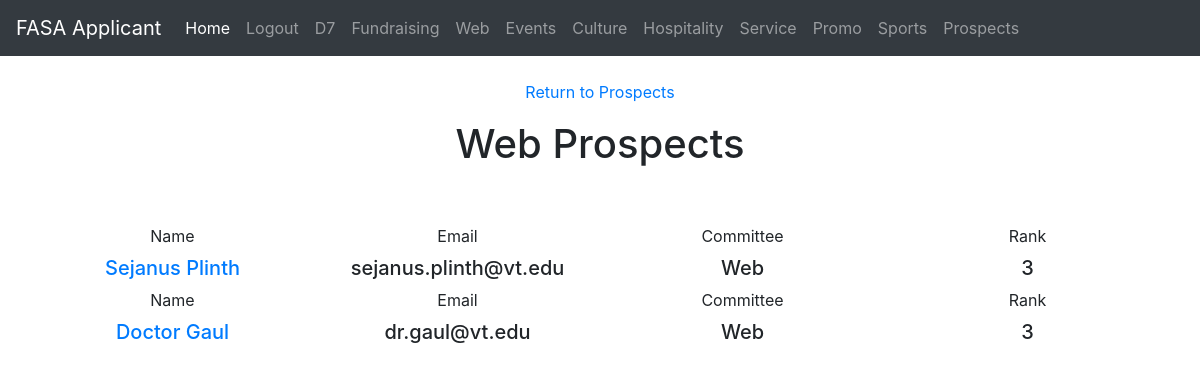
Page /web (signed in) on the committed database.
### run.py (models this page shows, shortened)
class CommitteeData(committee_db.Model):
    id = committee_db.Column(committee_db.Integer, primary_key = True)
    email = committee_db.Column(committee_db.String(100), nullable = False, unique = True)
    first_choice = committee_db.Column(committee_db.String(100))
    second_choice = committee_db.Column(committee_db.String(100))
    third_choice = committee_db.Column(committee_db.String(100))

class MainData(main_db.Model):
    id = main_db.Column(main_db.Integer, primary_key = True)
    first_name = main_db.Column(main_db.String(30), unique = False, nullable = False)
    last_name = main_db.Column(main_db.String(30), unique = False, nullable = False)
    username = main_db.Column(main_db.String(30), unique = False, nullable = False)
    email = main_db.Column(main_db.String(120), unique = True, nullable = False)
    address = main_db.Column(main_db.String(200), unique = False, nullable = False)
    major = main_db.Column(main_db.String(100), unique = False, nullable = False)
    year = main_db.Column(main_db.String(30), unique = False, nullable = False)
    phone_number = main_db.Column(db.String(20), unique = False, nullable = False)

### run.py (the view)
@app.route("/web")
@login_required
def web():
    user_list = CommitteeData.query.all()
    first_list = []
    second_list = []
    third_list = []
    for user in user_list:
        if user.first_choice == str("Web") or user.second_choice == str(
                "Web") or user.third_choice == str("Web"):
            digit = 0
            main_data = MainData.query.filter_by(email=user.email).first()
            committee_data = CommitteeData.query.filter_by(email=user.email).first()
            courses_data = CoursesData.query.filter_by(email=user.email).first()
            questions_data = QuestionsData.query.filter_by(email=user.email).first()
            if (user.first_choice == str("Web")):
                digit = 1
                inserted_user = Filter(user.email, "Web", digit, main_data, committee_data, courses_data,
                                       questions_data)
                first_list.append(inserted_user)
            elif (user.second_choice == str("Web")):
                digit = 2
                inserted_user = Filter(user.email, "Web", digit, main_data, committee_data, courses_data,
                                       questions_data)
                second_list.append(inserted_user)
            elif (user.third_choice == str("Web")):
                digit = 3
                inserted_user = Filter(user.email, "Web", digit, main_data, committee_data, courses_data,
                                       questions_data)
                third_list.append(inserted_user)
    return render_template("web.html", first_list=first_list, second_list=second_list, third_list=third_list)

### run.py (called while the page is built)
@login_manager.user_loader
def load_user(user_id):
    return User.query.get(int(user_id))

### templates/web.html (shortened to what this page needs)
{% extends "layou2.html" %}
{% block content %}
<center>
                <p><a href="{{ url_for('prospects') }}">Return to Prospects</a></p>
    <h1>Web Prospects</h1>
    <br>
    <br>
     {% for user in third_list %}
        <div class = "row">
        <div class="col-sm">
          <label for="year">Name</label>
            <h5><a href="{{ url_for('prospect_info', email = user.email) }}">{{ user.main_data.first_name }} {{ user.main_data.last_name }}</a></h5>
        </div>
        <div class="col-sm">
          <label for="year">Email</label>
            <h5>{{ user.email }}</h5>
        </div>
            <div class = "col-sm">
                <label for="something">Committee</label>
                <h5>{{ user.committee }}</h5>
            </div>
            <div class = "col-sm">
                <label for="something">Rank</label>
                <h5>{{ user.digit }}</h5>
            </div>
        </div>
    {% endfor %}
     </center>
{% endblock content %}

### rows in the picture
CommitteeData: main_data.first_name "Sejanus", main_data.last_name "Plinth", email "sejanus.plinth@vt.edu", committee "Web", digit "3"
CommitteeData: main_data.first_name "Doctor", main_data.last_name "Gaul", email "dr.gaul@vt.edu", committee "Web", digit "3"
